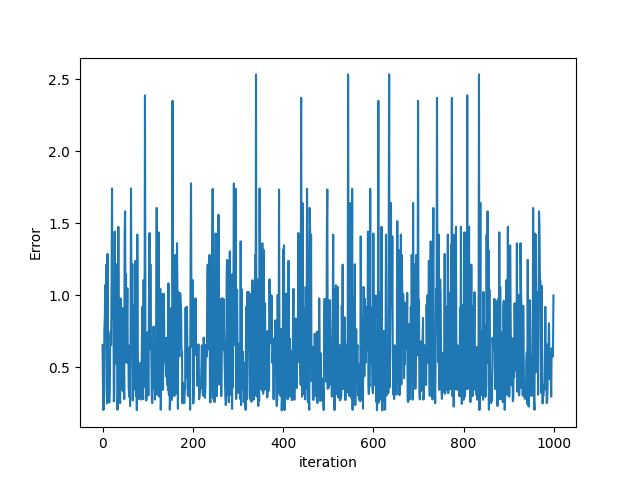

The Python source for this figure:
import pandas
import numpy
import matplotlib.pyplot as plt
from math import sqrt
import random as rd

def expected_value(features_matrix, final_mat):
	exp_value = numpy.matmul(features_matrix, final_mat)
	return exp_value

def feature_derivative(errors, feature):
	derivative = numpy.sum(errors*feature)
	return derivative


def miniBGDA(features_matrix, output, alpha, epsilon, max_iter, size):
	converge = False
	weights = numpy.ones(len(features_matrix[0]))
	weights[0], weights[1], weights[3] = 57500, 12900, 15700
	m = features_matrix.shape[0]
	itr = 0

	J = ((expected_value(features_matrix, weights) - output)**2).sum()
	arr = []
	half = int(size/2)
	while not converge:
		k = rd.randint(half, (m-half))
		prediction = expected_value(features_matrix[(k-half):(k+half)], weights)
		errors = prediction - output[(k-half):(k+half)]

		grad = numpy.zeros(len(weights))

		for i in range(len(weights)):
			derivative = feature_derivative(errors, features_matrix[(k-half):(k+half), i])
			grad[i] = (1.0/m)*derivative

		temp = numpy.zeros(len(weights))

		for i in range(len(weights)):
			temp[i] = weights[i] - alpha*grad[i]

		for i in range(len(weights)):
			weights[i] = temp[i]

		e = ((expected_value(features_matrix[(k-half):(k+half)], weights) - output[(k-half):(k+half)])**2).sum()
		arr.append(e)
		if abs(J-e) <= epsilon:
			print("Converged, iteration :", itr)
			converge = True

		J = e
		itr += 1
		#print(J)

		if itr == max_iter:
			print("Max limit exceeded !")
			converge = True
	vec = numpy.array(arr)
	return(weights, vec)

def get_np_data(data_frame, features, output):
	data_frame['constant'] = 1 #adding a constant column
	features = ['constant'] + features #adding constant feature
	#selecting the columns related to features
	df_features = data_frame[features]
	#converting it to numpy matrix
	features_matrix = df_features.to_numpy()
	#now the output
	out = data_frame[output]
	out_arr = out.to_numpy()
	return (features_matrix, out_arr)


def scaling(features_matrix):
	m = features_matrix.shape[0]
	for i in range(len(features_matrix[0])) :
		if i == 0:
			continue
		feature = features_matrix[:, i]
		avg = feature.mean()
		vari = sqrt((1/m)*((feature - avg)**2).sum())
		features_matrix[:, i] = (feature - avg)/vari

	return features_matrix

df = pandas.read_csv("Housing_Price_Data.csv")
train, test = df[:round(len(df)*0.7)], df[round(len(df)*0.7):]

#modeling data
features_matrix, output = get_np_data(train, ['lotsize', 'bedrooms', 'bathrms'], 'price')
alpha = 1e-6
epsilon = 0.09
max_iter = 2e6
size = 30 #batch

# features scaling
print("After Scaling")
features_matrix = scaling(features_matrix)

# predictor
print("Mini Batch GDA ! Hence results may vary")
weights, vec = miniBGDA(features_matrix, output, alpha, epsilon, max_iter, size)
print("weights :", weights)

#prediction on testing data
test_features, test_output = get_np_data(test, ['lotsize', 'bedrooms', 'bathrms'], 'price')
test_features = scaling(test_features) #scaling
exp_output = expected_value(test_features, weights)
rss = ((test_output - exp_output)**2).sum()
print("RSS error(inverse of accuracy) :", round(rss))

#plotting
plt.plot(range(1000), (vec[len(vec)-1000:]/vec[len(vec)-1]), '-')
plt.xlabel('iteration')
plt.ylabel('Error')
plt.show()
